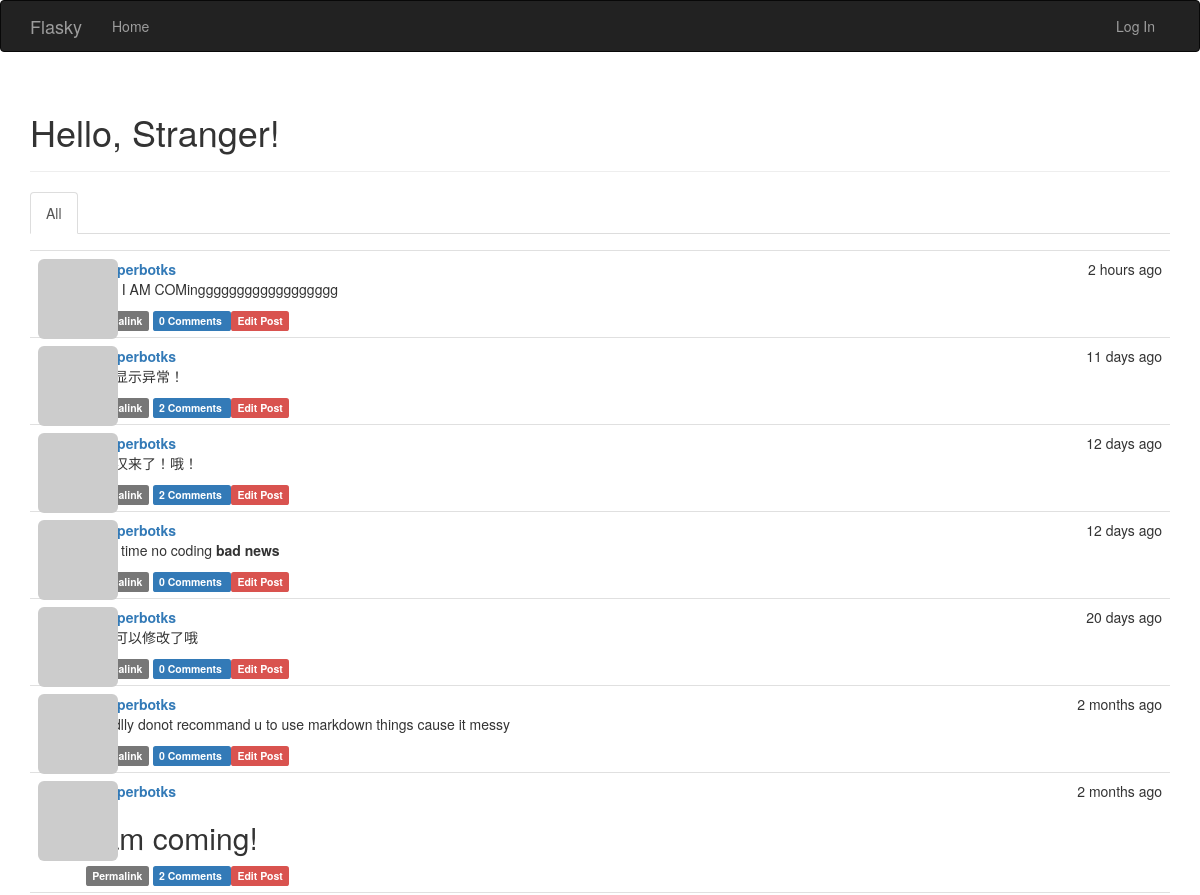
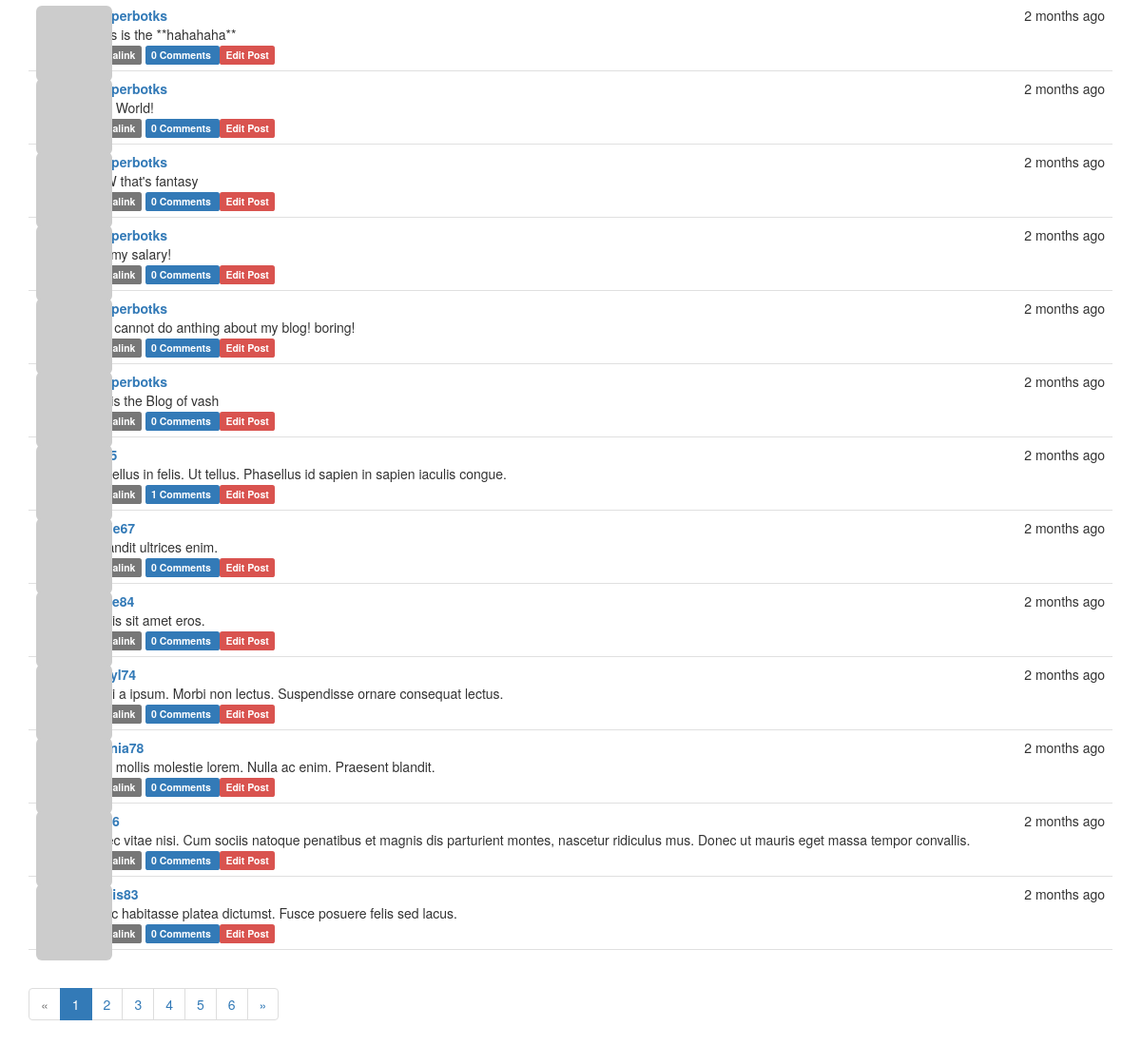
The page / on the database its author committed (2 pictures, top to bottom).
### app/models.py (models this page shows, shortened)
class Post(db.Model):
	__tablename__ = 'posts'
	id = db.Column(db.Integer, primary_key=True)
	body = db.Column(db.Text)
	timestamp = db.Column(db.DateTime, index=True, default=datetime.utcnow)
	author_id = db.Column(db.Integer, db.ForeignKey('users.id'))
	body_html = db.Column(db.Text)
	comments = db.relationship('Comment', backref='post', lazy='dynamic')

class User(UserMixin, db.Model):
	__tablename__ = 'users'
	id = db.Column(db.Integer, primary_key=True)
	email = db.Column(db.String(64), unique=True, index=True)
	username = db.Column(db.String(64), unique=True, index=True)
	role_id = db.Column(db.Integer, db.ForeignKey('roles.id'))
	password_hash = db.Column(db.String(128))
	confirmed = db.Column(db.Boolean, default=False)
	name = db.Column(db.String(64))
	location = db.Column(db.String(64))
	about_me = db.Column(db.Text())
	member_since = db.Column(db.DateTime(), default=datetime.utcnow)
	last_seen = db.Column(db.DateTime(), default=datetime.utcnow)
	avatar_hash = db.Column(db.String(32))
	posts = db.relationship('Post', backref='author', lazy='dynamic')
	comments = db.relationship('Comment', backref='author', lazy='dynamic')
	followed = db.relationship('Follow',
							   foreign_keys=[Follow.follower_id],
							   backref=db.backref('follower', lazy='joined'),
							   lazy='dynamic',
							   cascade='all, delete-orphan')
	followers = db.relationship('Follow',
							   foreign_keys=[Follow.followed_id],
							   backref=db.backref('followed', lazy='joined'),
							   lazy='dynamic',
							   cascade='all, delete-orphan')
	@property
	def password(self):
		raise AttributeError('password is not a readable attribute')
	''' and (self.role.permissions & permissions) == permissions'''
	def gravatar(self, size=100, default='identicon', rating='g'):
		if request.is_secure:
			url = 'https://secure.gravatar.com/avatar'
		else:
			url = 'http://www.gravatar.com/avatar'
		hash = self.avatar_hash or hashlib.md5(self.email.encode('utf-8')).hexdigest()
		return '{url}/{hash}?s={size}&d={default}&r={rating}'.format(url=url, hash=hash, size=size, default=default, rating=rating)

### app/main/views.py (the view)
@main.route('/', methods=['GET', 'POST'])
def index():
	form = PostForm()
	if current_user.can(Permission.WRITE_ARTICLES) and form.validate_on_submit():
		post = Post(body=form.body.data, author=current_user._get_current_object())
		db.session.add(post)
		return redirect(url_for('.index'))
	page = request.args.get('page', 1, type=int)
	show_followed = False
	if current_user.is_authenticated:
		show_followed = bool(request.cookies.get('show_followed', ''))
	if show_followed:
		query = current_user.followed_posts
	else:
		query = Post.query
	pagination = Post.query.order_by(Post.timestamp.desc()).paginate(page, per_page=current_app.config['FLASKY_POSTS_PER_PAGE'], error_out=False)
	posts = pagination.items
	return render_template('index.html', form=form, posts=posts, show_followed=show_followed, pagination=pagination)

### app/auth/views.py (called while the page is built)
@auth.before_app_request
def before_request():
	if current_user.is_authenticated:
		current_user.ping()
		if not current_user.confirmed \
				and request.endpoint[:5] != 'auth.' \
				and request.endpoint != 'static':
			return redirect(url_for('auth.unconfirmed'))

### app/main/__init__.py (called while the page is built)
@main.app_context_processor
def inject_permissions():
	return dict(Permission=Permission)

### app/models.py (called while the page is built)
	def can(self, permissions):
		return False

### app/templates/index.html (shortened to what this page needs)
{% extends "base.html" %}
{% import "bootstrap/wtf.html" as wtf %}
{% import "_macros.html" as macros %}
{% block page_content %}
<div class="page-header">
    <h1>Hello, {% if current_user.is_authenticated %}{{ current_user.username }}{% else %}Stranger{% endif %}!</h1>
</div>
<div class="post-tabs">
	<ul class="nav nav-tabs">
		<li{% if not show_followed %} class="active" {% endif %}><a href="{{ url_for('.show_all') }}">All</a></li>
	</ul>
	{% include '_posts.html' %}
</div>
{% if pagination %}
<div class="pagination">
    {{ macros.pagination_widget(pagination, '.index') }}
</div>
{% endif %}
{% endblock %}

### app/templates/_posts.html
<ul class="posts">
	{% for post in posts %}
	<li class="post">
		<div class="post-thumbnail">
			<a href="{{ url_for('.user', username=post.author.username) }}">
				<img class="img-rounded profile-thumbnail" src="{{ post.author.gravatar(size=40) }}">
			</a>
		</div>
		<div class="post-content">
			<div class="post-date">{{ moment(post.timestamp).fromNow() }}</div>
			<div class="post-author"><a href="{{ url_for('.user', username=post.author.username) }}">{{ post.author.username }}</a></div>
			<div class="post-body">
			{% if post.body_html %}
				{{ post.body_html | safe }}
			{% else %}
				{{ post.body }}
			{% endif %}
			</div>
			<div class="post-footer">
				<a href="{{ url_for('.post', id=post.id) }}">
					<span class="label label-default">Permalink</span>
				</a>
				<a href="{{ url_for('.post', id=post.id) }}#comments">
					<span class="label label-primary">
						{{ post.comments.count() }} Comments
					</span>
				</a>
				{% if current_user == post.author %}
				<a href="{{ url_for('.edit', id=post.id) }}">
					<span class="label label-primary">Edit Post</span>
				</a>
				{% elif current_user.is_administrator %}
				<a href="{{ url_for('.edit', id=post.id) }}">
					<span class="label label-danger">Edit Post</span>
				</a>
				{% endif %}
			</div>
		</div>
	</li>
	{% endfor %}
</ul>

### app/static/styles.css (style rules this page uses)
.profile-thumbnail { position: absolute; }
ul.posts { list-style-type: none; padding: 0px; margin: 16px 0px 0px 0px; border-top: 1px solid #e0e0e0; }
ul.posts li.post { padding: 8px; border-bottom: 1px solid #e0e0e0; }
div.post-date { float: right; }
div.post-author { font-weight: bold; }
div.post-thumbnail { position: absolute; }
div.post-content { margin-left: 48px; min-height: 48px; }

### rows shown on the page
Post: timestamp "2 hours ago", author.username "whisperbotks", body_html "Hello I AM COMingggggggggggggggggg", comments.count "0"
Post: timestamp "11 days ago", author.username "whisperbotks", body_html "评论显示异常！", comments.count "2"
Post: timestamp "12 days ago", author.username "whisperbotks", body_html "负心汉来了！哦！", comments.count "2"
Post: timestamp "12 days ago", author.username "whisperbotks", body_html "Long time no coding bad news", comments.count "0"
Post: timestamp "20 days ago", author.username "whisperbotks", body_html "诶？可以修改了哦", comments.count "0"
Post: timestamp "2 months ago", author.username "whisperbotks", body_html "i readlly donot recommand u to use markdown things cause it messy", comments.count "0"
Post: timestamp "2 months ago", author.username "whisperbotks", body_html "I am coming!", comments.count "2"
Post: timestamp "2 months ago", author.username "whisperbotks", body "##this is the **hahahaha**", comments.count "0"
Post: timestamp "2 months ago", author.username "whisperbotks", body "Hello World!", comments.count "0"
Post: timestamp "2 months ago", author.username "whisperbotks", body "WOW that's fantasy", comments.count "0"
Post: timestamp "2 months ago", author.username "whisperbotks", body "i got my salary!", comments.count "0"
Post: timestamp "2 months ago", author.username "whisperbotks", body "and i cannot do anthing about my blog! boring!", comments.count "0"
Post: timestamp "2 months ago", author.username "whisperbotks", body "This is the Blog of vash", comments.count "0"
Post: timestamp "2 months ago", body "Phasellus in felis. Ut tellus. Phasellus id sapien in sapien iaculis congue.", comments.count "1"
Post: timestamp "2 months ago", body "In blandit ultrices enim.", comments.count "0"
Post: timestamp "2 months ago", body "Mauris sit amet eros.", comments.count "0"
Post: timestamp "2 months ago", body "Morbi a ipsum. Morbi non lectus. Suspendisse ornare consequat lectus.", comments.count "0"
Post: timestamp "2 months ago", author.username "virginia78", body "Nulla mollis molestie lorem. Nulla ac enim. Praesent blandit.", comments.count "0"
Post: timestamp "2 months ago", body "Donec vitae nisi. Cum sociis natoque penatibus et magnis dis parturient montes, nascetur ridiculus mus. Donec ut mauris eget massa tempor convallis.", comments.count "0"
Post: timestamp "2 months ago", body "In hac habitasse platea dictumst. Fusce posuere felis sed lacus.", comments.count "0"

### other values the page prints
{{ p }} "1"
{{ p }} "2" "3" "4" "5" "6"
